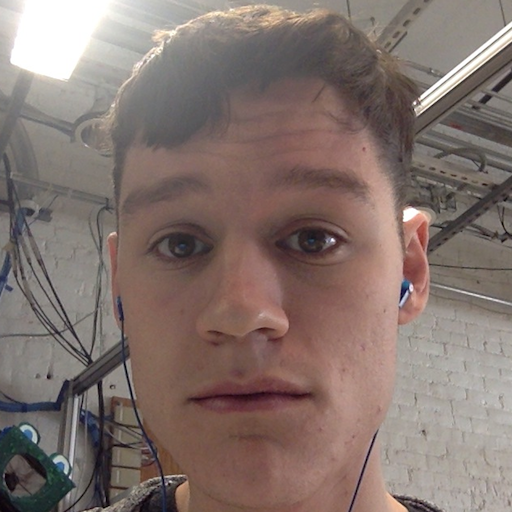
#> input picture evaluations/e2/face_512x512.png, 512 x 512 px
$ python face_resolution.py
#> lines starting #> are read from the running program, lines starting #| are printed output that depends on the picture
#! /usr/bin/env python

import cv2
import argparse
import numpy as np
import logging
import math


IMAGE = 'face_512x512.png'
TRAINING_DATA = 'lbpcascade_frontalface.xml'
SCALE_INCREMENT = .02

DETECT_SCALING_FACTOR = 1.1
NEIGHBORS_NEEDED = 2


logging.basicConfig(level=logging.INFO, format="%(message)s")


def read_image(image_name):

#> called with image_name = 'face_512x512.png'
    image = cv2.imread(image_name)
#> image is the input picture: shape (512, 512, 3); mean B, G, R 109.8, 115.3, 131.4

    logging.info("Img W, Img H, Face W, Face H, Scale(%), Result")
    for scale in np.arange(1, 0, -SCALE_INCREMENT):

        scaled_image = cv2.resize(image, (0, 0), fx=scale, fy=scale)
        grey = cv2.cvtColor(scaled_image, cv2.COLOR_BGR2GRAY)
        face_cascade = cv2.CascadeClassifier()
        face_cascade.load(TRAINING_DATA)
        faces = face_cascade.detectMultiScale(grey, DETECT_SCALING_FACTOR, NEIGHBORS_NEEDED)

        result = (len(faces) > 0)
        try:
            w, h = (faces[0][2], faces[0][3])
        except:
            w, h = (-1, -1)

        logging.info("%d, %d, %d, %d, %d, %s",
            scaled_image.shape[0], scaled_image.shape[1], w, h, int(math.ceil(scale * 100)),
            "Found" if result else "Not Found")
#> this loop made 50 passes
#> (faces, result, w, h) on passes 1 to 12: ([[33, 83, 404, 404]], True, 404, 404), ([[56, 101, 374, 374]], True, 374, 374), ([[60, 100, 356, 356]], True, 356, 356), ([[52, 96, 349, 349]], True, 349, 349), ([[57, 95, 341, 341]], True, 341, 341), ([[50, 89, 344, 344]], True, 344, 344), ([[69, 114, 296, 296]], True, 296, 296), ([[36, 84, 332, 332]], True, 332, 332), ([[58, 90, 301, 301]], True, 301, 301), ([[46, 80, 307, 307]], True, 307, 307), ([[54, 92, 279, 279]], True, 279, 279), ([[40, 80, 287, 287]], True, 287, 287)
#> result on passes 45 to 50: False, False, False, False, False, False
#> pass 1, in read_image, `grey = cv2.cvtColor(scaled_image, cv2.COLOR_BGR2GRAY)`:
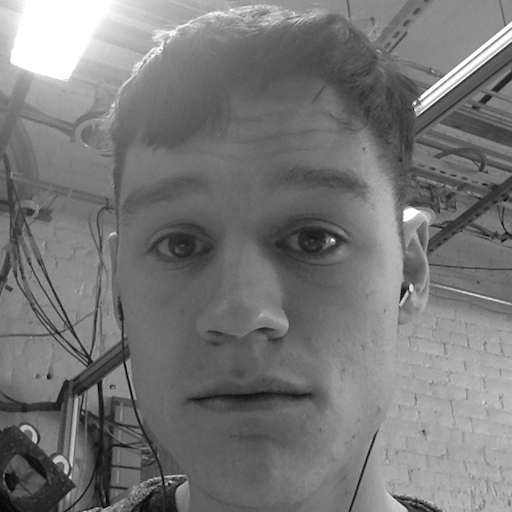
#> grey: shape (512, 512); min 0, max 255, mean 119.5


if __name__ == '__main__':
    parser = argparse.ArgumentParser(description="Find limits of resolution for face recognition")
    parser.add_argument('--image', default=IMAGE)
    args = parser.parse_args()
    read_image(args.image)

$ run again, with evaluations/e2/empty.jpg saved as evaluations/e2/face_512x512.png
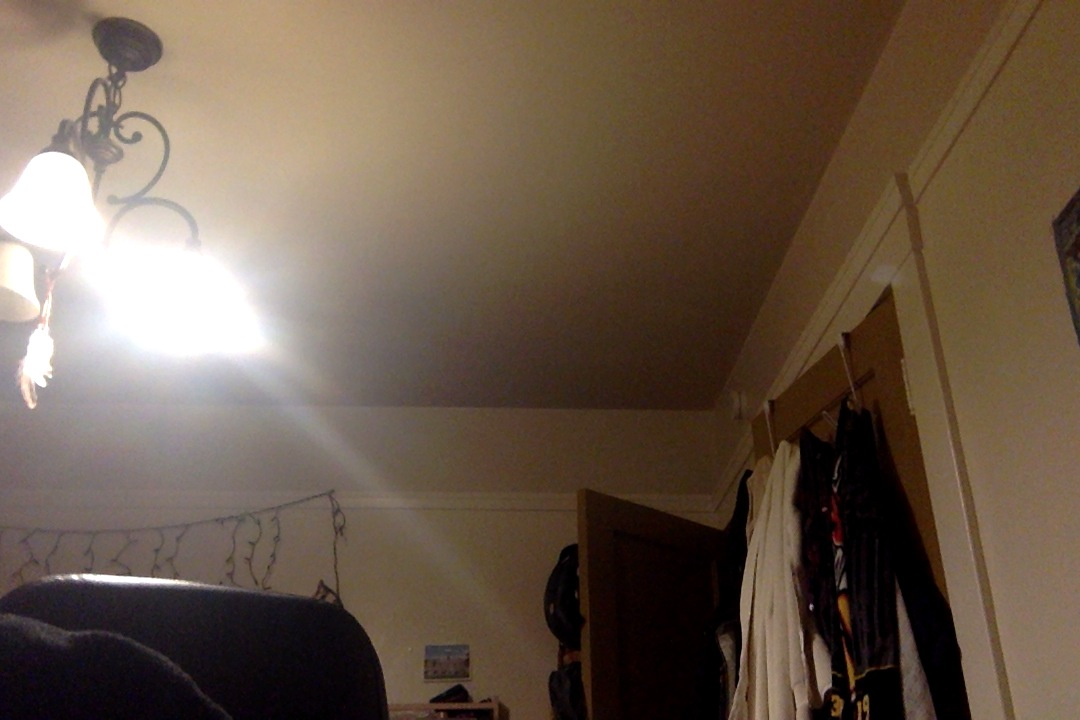
#> input picture evaluations/e2/empty.jpg, 1080 x 720 px
#> in read_image, image is the input picture: shape (720, 1080, 3); mean B, G, R 73.8, 89.2, 106.2
#> the loop in read_image, `for scale in np.arange(1, 0, -SCALE_INCREMENT): ` made 50 passes
#> pass 1, in read_image, `grey = cv2.cvtColor(scaled_image, cv2.COLOR_BGR2GRAY)`:
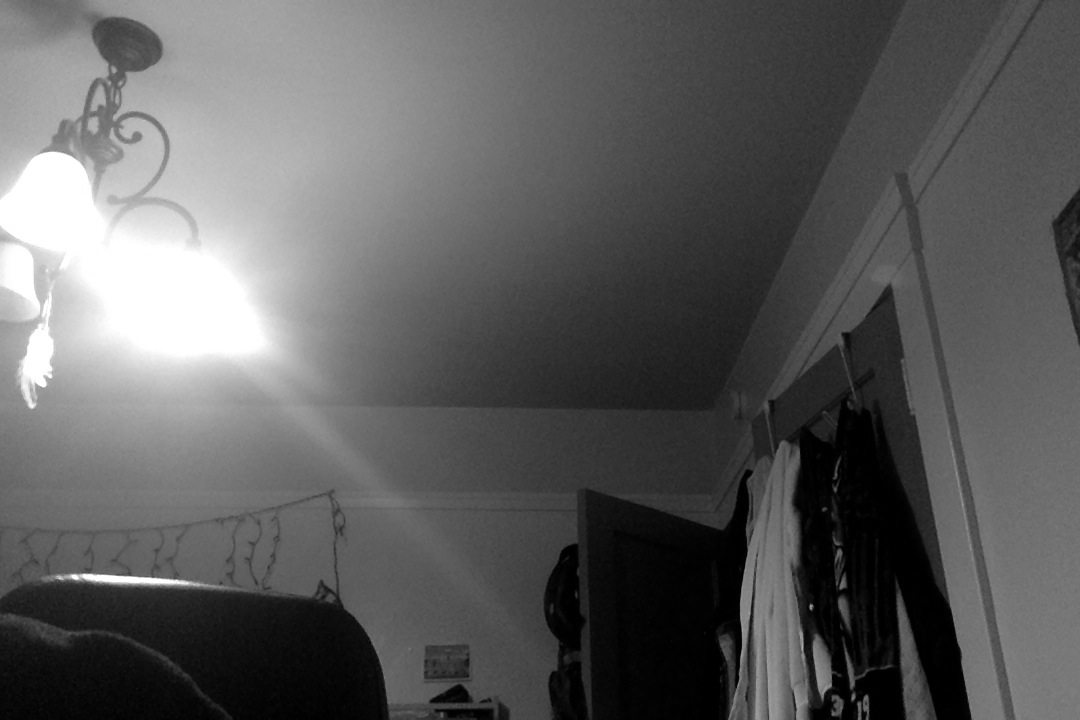
#> grey: shape (720, 1080); min 0, max 255, mean 92.5

$ run again, with evaluations/e2/face.jpg saved as evaluations/e2/face_512x512.png
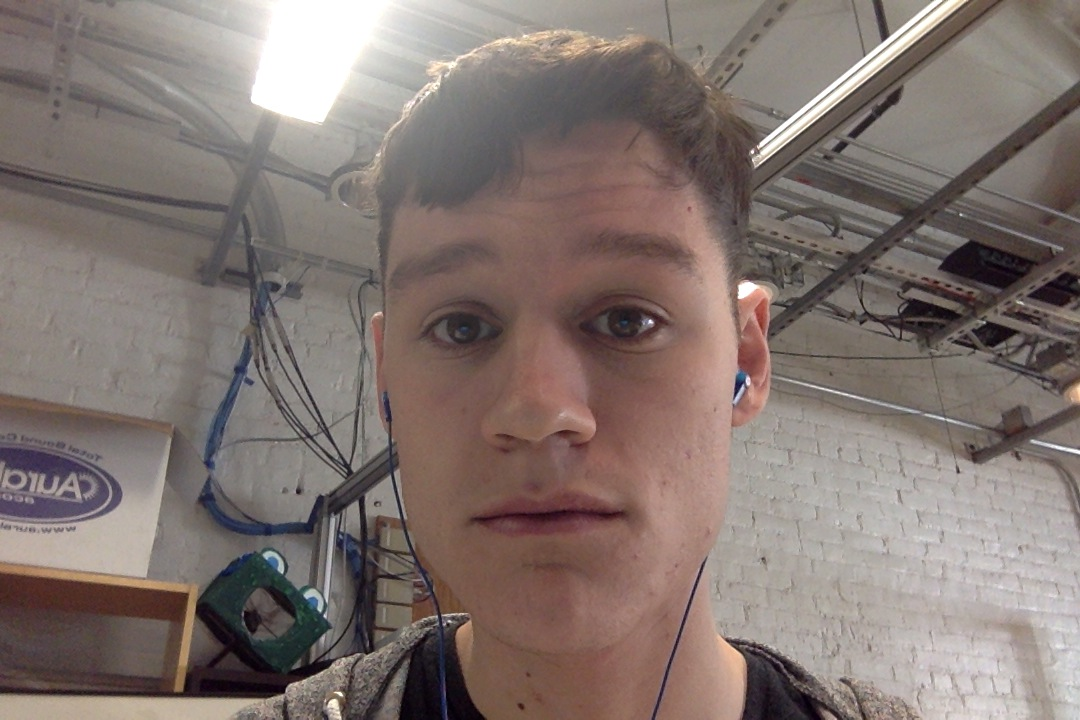
#> input picture evaluations/e2/face.jpg, 1080 x 720 px
#> in read_image, image is the input picture: shape (720, 1080, 3); mean B, G, R 112.3, 117.1, 130.3
#> the loop in read_image, `for scale in np.arange(1, 0, -SCALE_INCREMENT): ` made 50 passes
#> (faces, result, w, h) on passes 1 to 7: ([[302, 139, 474, 474]], True, 474, 474), ([[300, 152, 444, 444]], True, 444, 444), ([[160, 430, 197, 197], [281, 130, 484, 484]], True, 197, 197), ([[311, 173, 382, 382]], True, 382, 382), ([[162, 424, 168, 168], [262, 106, 469, 469]], True, 168, 168), ([[288, 162, 382, 382]], True, 382, 382), ([[273, 129, 417, 417]], True, 417, 417)
#> pass 1, in read_image, `grey = cv2.cvtColor(scaled_image, cv2.COLOR_BGR2GRAY)`:
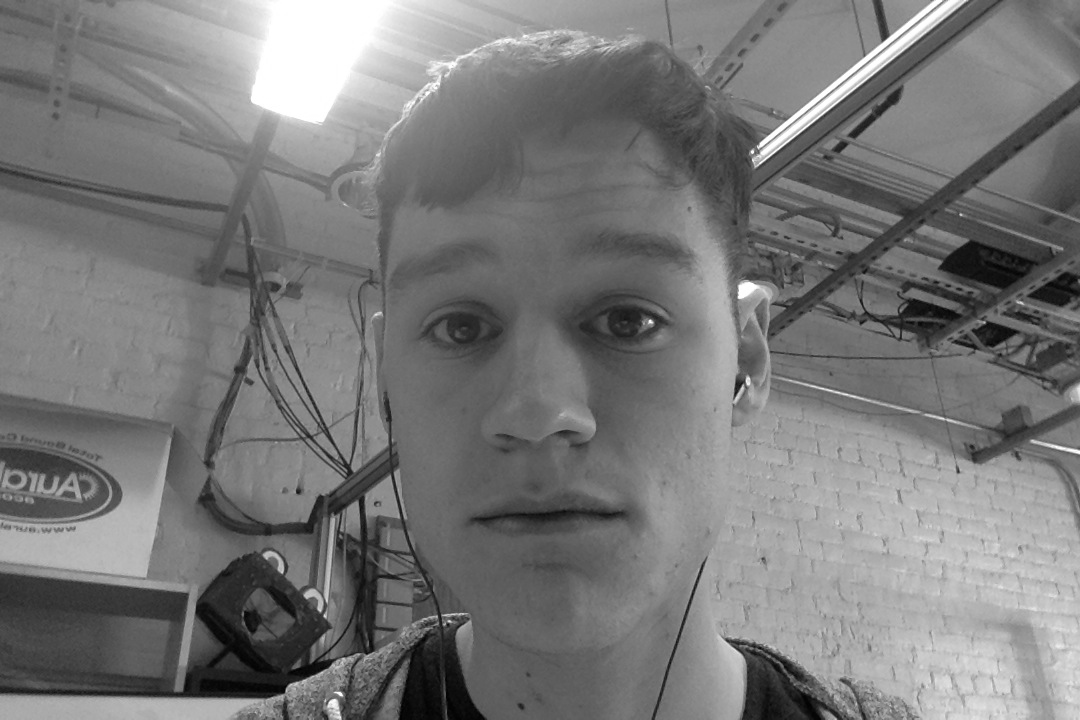
#> grey: shape (720, 1080); min 1, max 255, mean 120.5

$ run again, with evaluations/e2/face_farther_straight.jpg saved as evaluations/e2/face_512x512.png
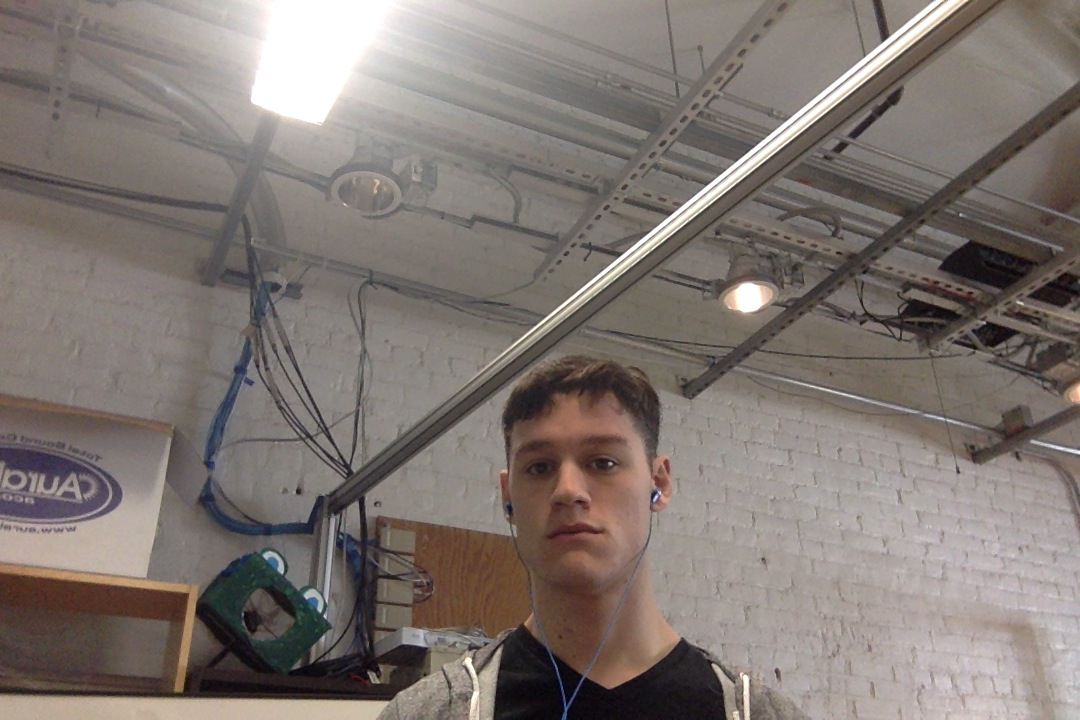
#> input picture evaluations/e2/face_farther_straight.jpg, 1080 x 720 px
#> in read_image, image is the input picture: shape (720, 1080, 3); mean B, G, R 113.8, 119, 127.9
#> the loop in read_image, `for scale in np.arange(1, 0, -SCALE_INCREMENT): ` made 50 passes
#> (faces, result, w, h) on passes 1, 2, 3, 6, 7, 9, 10: ([[482, 387, 187, 187]], True, 187, 187), ([[202, 387, 126, 126], [469, 385, 173, 173]], True, 126, 126), ([[458, 374, 178, 178]], True, 178, 178), ([[430, 351, 167, 167]], True, 167, 167), ([[194, 344, 60, 60], [421, 345, 158, 158]], True, 60, 60), ([[403, 330, 153, 153], [143, 377, 172, 172]], True, 153, 153), ([[389, 318, 152, 152]], True, 152, 152)
#> pass 1, in read_image, `grey = cv2.cvtColor(scaled_image, cv2.COLOR_BGR2GRAY)`:
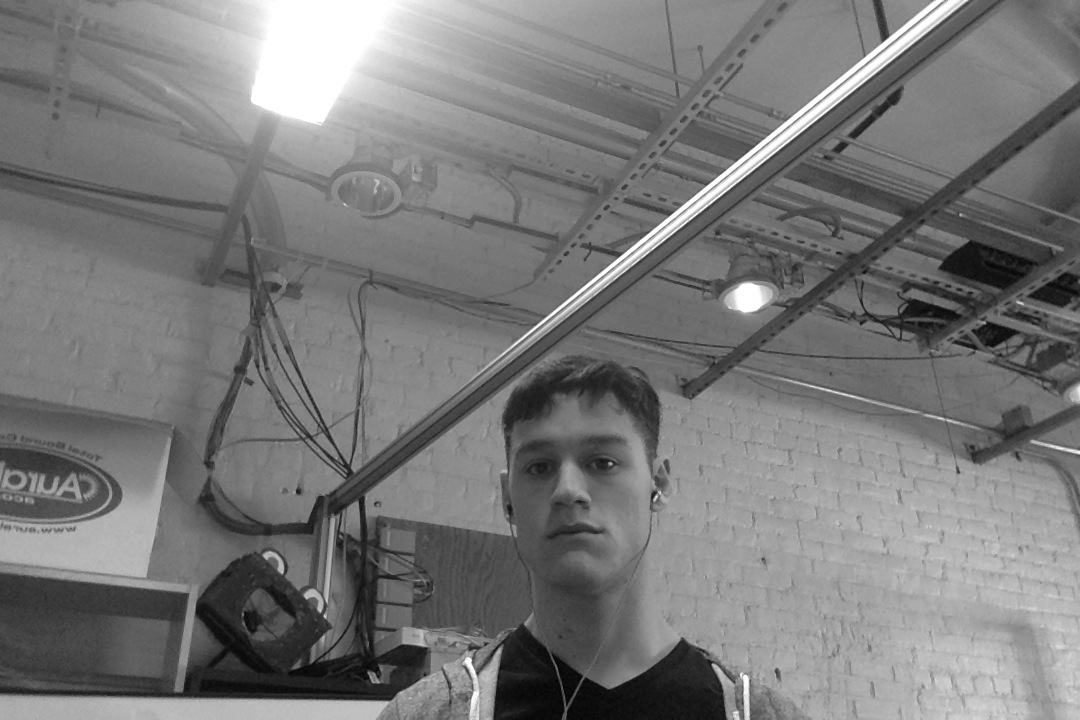
#> grey: shape (720, 1080); min 1, max 255, mean 121
